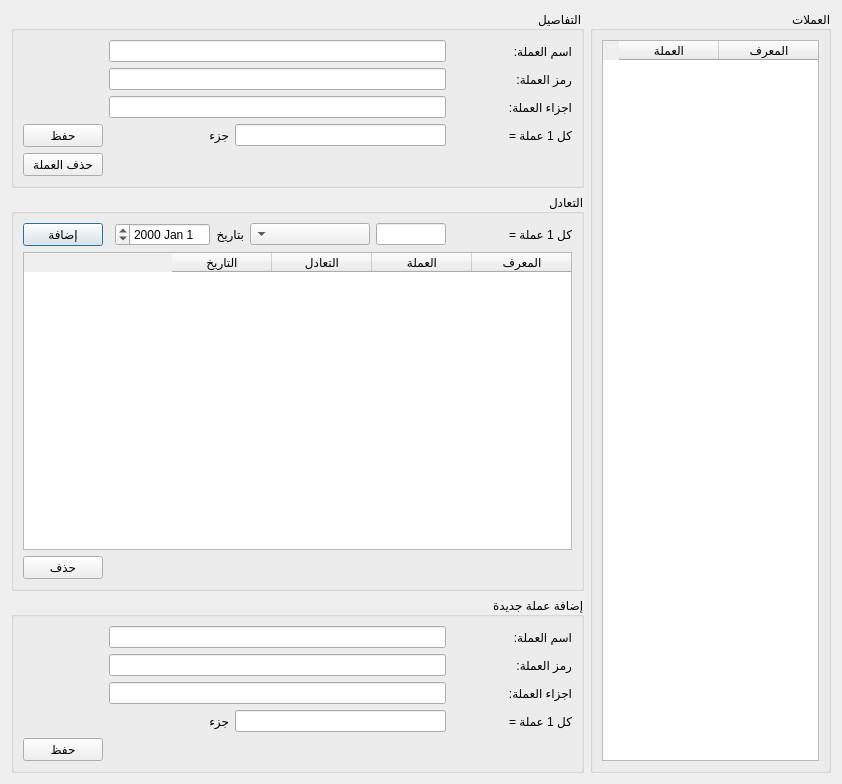
<?xml version="1.0" encoding="UTF-8"?>
<ui version="4.0">
 <class>Currencies</class>
 <widget class="QDialog" name="Currencies">
  <property name="geometry">
   <rect>
    <x>0</x>
    <y>0</y>
    <width>842</width>
    <height>784</height>
   </rect>
  </property>
  <property name="windowTitle">
   <string>Dialog</string>
  </property>
  <property name="layoutDirection">
   <enum>Qt::RightToLeft</enum>
  </property>
  <layout class="QGridLayout" name="gridLayout_5">
   <item row="0" column="0" rowspan="3">
    <widget class="QGroupBox" name="groupBox">
     <property name="title">
      <string>العملات</string>
     </property>
     <layout class="QGridLayout" name="gridLayout_2">
      <item row="0" column="1">
       <widget class="QTableWidget" name="currencies_table">
        <column>
         <property name="text">
          <string>المعرف</string>
         </property>
        </column>
        <column>
         <property name="text">
          <string>العملة</string>
         </property>
        </column>
       </widget>
      </item>
     </layout>
    </widget>
   </item>
   <item row="1" column="1">
    <widget class="QGroupBox" name="groupBox_3">
     <property name="title">
      <string>التعادل</string>
     </property>
     <layout class="QGridLayout" name="gridLayout_3">
      <item row="1" column="3">
       <widget class="QLabel" name="label_4">
        <property name="text">
         <string>بتاريخ</string>
        </property>
       </widget>
      </item>
      <item row="1" column="6">
       <widget class="QPushButton" name="add_exchange_btn">
        <property name="text">
         <string>إضافة</string>
        </property>
       </widget>
      </item>
      <item row="1" column="2">
       <widget class="QComboBox" name="exchange_currencies_combobox">
        <property name="minimumSize">
         <size>
          <width>120</width>
          <height>0</height>
         </size>
        </property>
       </widget>
      </item>
      <item row="1" column="4">
       <widget class="QDateEdit" name="exchange_date"/>
      </item>
      <item row="2" column="0" colspan="7">
       <widget class="QTableWidget" name="exchange_table">
        <column>
         <property name="text">
          <string>المعرف</string>
         </property>
        </column>
        <column>
         <property name="text">
          <string>العملة</string>
         </property>
        </column>
        <column>
         <property name="text">
          <string>التعادل</string>
         </property>
        </column>
        <column>
         <property name="text">
          <string>التاريخ</string>
         </property>
        </column>
       </widget>
      </item>
      <item row="1" column="0">
       <widget class="QLabel" name="pre_exchange_label">
        <property name="minimumSize">
         <size>
          <width>120</width>
          <height>0</height>
         </size>
        </property>
        <property name="text">
         <string>كل 1 عملة =</string>
        </property>
       </widget>
      </item>
      <item row="1" column="1">
       <widget class="QLineEdit" name="exchange"/>
      </item>
      <item row="3" column="6">
       <widget class="QPushButton" name="delete_exchange_btn">
        <property name="text">
         <string>حذف</string>
        </property>
       </widget>
      </item>
     </layout>
    </widget>
   </item>
   <item row="0" column="1">
    <widget class="QGroupBox" name="groupBox_2">
     <property name="title">
      <string>التفاصيل</string>
     </property>
     <layout class="QGridLayout" name="gridLayout">
      <item row="3" column="1">
       <widget class="QLineEdit" name="parts_relation_edit_input"/>
      </item>
      <item row="1" column="1" colspan="2">
       <widget class="QLineEdit" name="symbol_edit_input"/>
      </item>
      <item row="0" column="1" colspan="2">
       <widget class="QLineEdit" name="name_edit_input"/>
      </item>
      <item row="3" column="2">
       <widget class="QLabel" name="post_relation_edit_label">
        <property name="minimumSize">
         <size>
          <width>120</width>
          <height>0</height>
         </size>
        </property>
        <property name="text">
         <string>جزء</string>
        </property>
       </widget>
      </item>
      <item row="3" column="0">
       <widget class="QLabel" name="pre_relation_edit_label">
        <property name="minimumSize">
         <size>
          <width>120</width>
          <height>0</height>
         </size>
        </property>
        <property name="text">
         <string>كل 1 عملة =</string>
        </property>
       </widget>
      </item>
      <item row="3" column="4">
       <widget class="QPushButton" name="save_edits_btn">
        <property name="text">
         <string>حفظ</string>
        </property>
       </widget>
      </item>
      <item row="0" column="0">
       <widget class="QLabel" name="label">
        <property name="text">
         <string>اسم العملة:</string>
        </property>
       </widget>
      </item>
      <item row="2" column="0">
       <widget class="QLabel" name="label_3">
        <property name="text">
         <string>اجزاء العملة:</string>
        </property>
       </widget>
      </item>
      <item row="2" column="1" colspan="2">
       <widget class="QLineEdit" name="parts_edit_input"/>
      </item>
      <item row="1" column="0">
       <widget class="QLabel" name="label_2">
        <property name="text">
         <string>رمز العملة:</string>
        </property>
       </widget>
      </item>
      <item row="4" column="4">
       <widget class="QPushButton" name="delete_currency_btn">
        <property name="text">
         <string>حذف العملة</string>
        </property>
       </widget>
      </item>
     </layout>
    </widget>
   </item>
   <item row="2" column="1">
    <widget class="QGroupBox" name="groupBox_4">
     <property name="title">
      <string>إضافة عملة جديدة:</string>
     </property>
     <layout class="QGridLayout" name="gridLayout_4">
      <item row="0" column="1" colspan="2">
       <widget class="QLineEdit" name="name_input"/>
      </item>
      <item row="1" column="0">
       <widget class="QLabel" name="label_8">
        <property name="text">
         <string>رمز العملة:</string>
        </property>
       </widget>
      </item>
      <item row="2" column="0">
       <widget class="QLabel" name="label_9">
        <property name="text">
         <string>اجزاء العملة:</string>
        </property>
       </widget>
      </item>
      <item row="3" column="1">
       <widget class="QLineEdit" name="parts_relation_input"/>
      </item>
      <item row="0" column="0">
       <widget class="QLabel" name="label_7">
        <property name="text">
         <string>اسم العملة:</string>
        </property>
       </widget>
      </item>
      <item row="3" column="2">
       <widget class="QLabel" name="post_relation_label">
        <property name="minimumSize">
         <size>
          <width>120</width>
          <height>0</height>
         </size>
        </property>
        <property name="text">
         <string>جزء</string>
        </property>
       </widget>
      </item>
      <item row="3" column="0">
       <widget class="QLabel" name="pre_relation_label">
        <property name="minimumSize">
         <size>
          <width>120</width>
          <height>0</height>
         </size>
        </property>
        <property name="text">
         <string>كل 1 عملة =</string>
        </property>
       </widget>
      </item>
      <item row="2" column="1" colspan="2">
       <widget class="QLineEdit" name="parts_input"/>
      </item>
      <item row="1" column="1" colspan="2">
       <widget class="QLineEdit" name="symbol_input"/>
      </item>
      <item row="4" column="3">
       <widget class="QPushButton" name="save_new_btn">
        <property name="text">
         <string>حفظ</string>
        </property>
       </widget>
      </item>
     </layout>
    </widget>
   </item>
  </layout>
 </widget>
 <resources/>
 <connections/>
</ui>
